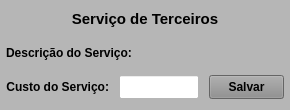
           <widget class="QWidget" name="widget_Terceiros" native="true">
            <property name="minimumSize">
             <size>
              <width>0</width>
              <height>110</height>
             </size>
            </property>
            <property name="maximumSize">
             <size>
              <width>16777215</width>
              <height>110</height>
             </size>
            </property>
            <property name="styleSheet">
             <string notr="true">background-color: rgb(182, 182, 182);</string>
            </property>
            <layout class="QVBoxLayout" name="verticalLayout_7">
             <property name="spacing">
              <number>1</number>
             </property>
             <property name="leftMargin">
              <number>1</number>
             </property>
             <property name="topMargin">
              <number>1</number>
             </property>
             <property name="rightMargin">
              <number>1</number>
             </property>
             <property name="bottomMargin">
              <number>3</number>
             </property>
             <item>
              <widget class="QWidget" name="widget_33" native="true">
               <property name="minimumSize">
                <size>
                 <width>0</width>
                 <height>30</height>
                </size>
               </property>
               <property name="maximumSize">
                <size>
                 <width>16777215</width>
                 <height>30</height>
                </size>
               </property>
               <layout class="QHBoxLayout" name="horizontalLayout_16" stretch="0">
                <property name="spacing">
                 <number>5</number>
                </property>
                <property name="leftMargin">
                 <number>5</number>
                </property>
                <property name="topMargin">
                 <number>3</number>
                </property>
                <property name="rightMargin">
                 <number>5</number>
                </property>
                <property name="bottomMargin">
                 <number>3</number>
                </property>
                <item>
                 <widget class="QLabel" name="label_70">
                  <property name="maximumSize">
                   <size>
                    <width>16777215</width>
                    <height>16777215</height>
                   </size>
                  </property>
                  <property name="font">
                   <font>
                    <pointsize>11</pointsize>
                    <weight>75</weight>
                    <bold>true</bold>
                   </font>
                  </property>
                  <property name="text">
                   <string>Serviço de Terceiros</string>
                  </property>
                  <property name="alignment">
                   <set>Qt::AlignCenter</set>
                  </property>
                 </widget>
                </item>
               </layout>
              </widget>
             </item>
             <item>
              <widget class="QWidget" name="widget_34" native="true">
               <property name="minimumSize">
                <size>
                 <width>0</width>
                 <height>30</height>
                </size>
               </property>
               <property name="maximumSize">
                <size>
                 <width>16777215</width>
                 <height>30</height>
                </size>
               </property>
               <layout class="QHBoxLayout" name="horizontalLayout_19">
                <property name="spacing">
                 <number>5</number>
                </property>
                <property name="leftMargin">
                 <number>5</number>
                </property>
                <property name="topMargin">
                 <number>3</number>
                </property>
                <property name="rightMargin">
                 <number>5</number>
                </property>
                <property name="bottomMargin">
                 <number>3</number>
                </property>
                <item>
                 <widget class="QLabel" name="label_71">
                  <property name="minimumSize">
                   <size>
                    <width>130</width>
                    <height>0</height>
                   </size>
                  </property>
                  <property name="maximumSize">
                   <size>
                    <width>130</width>
                    <height>16777215</height>
                   </size>
                  </property>
                  <property name="font">
                   <font>
                    <pointsize>9</pointsize>
                    <weight>75</weight>
                    <bold>true</bold>
                   </font>
                  </property>
                  <property name="text">
                   <string>Descrição do Serviço:</string>
                  </property>
                  <property name="alignment">
                   <set>Qt::AlignLeading|Qt::AlignLeft|Qt::AlignVCenter</set>
                  </property>
                 </widget>
                </item>
                <item>
                 <widget class="QLabel" name="label_Descricao_Servico">
                  <property name="font">
                   <font>
                    <pointsize>9</pointsize>
                    <weight>75</weight>
                    <bold>true</bold>
                   </font>
                  </property>
                  <property name="text">
                   <string/>
                  </property>
                  <property name="alignment">
                   <set>Qt::AlignRight|Qt::AlignTrailing|Qt::AlignVCenter</set>
                  </property>
                 </widget>
                </item>
               </layout>
              </widget>
             </item>
             <item>
              <widget class="QWidget" name="widget_Total_Servico" native="true">
               <property name="minimumSize">
                <size>
                 <width>0</width>
                 <height>30</height>
                </size>
               </property>
               <property name="maximumSize">
                <size>
                 <width>16777215</width>
                 <height>30</height>
                </size>
               </property>
               <property name="styleSheet">
                <string notr="true"/>
               </property>
               <layout class="QHBoxLayout" name="horizontalLayout_20">
                <property name="spacing">
                 <number>10</number>
                </property>
                <property name="leftMargin">
                 <number>5</number>
                </property>
                <property name="topMargin">
                 <number>3</number>
                </property>
                <property name="rightMargin">
                 <number>5</number>
                </property>
                <property name="bottomMargin">
                 <number>3</number>
                </property>
                <item>
                 <widget class="QLabel" name="label_72">
                  <property name="minimumSize">
                   <size>
                    <width>0</width>
                    <height>0</height>
                   </size>
                  </property>
                  <property name="maximumSize">
                   <size>
                    <width>16777215</width>
                    <height>16777215</height>
                   </size>
                  </property>
                  <property name="font">
                   <font>
                    <pointsize>9</pointsize>
                    <weight>75</weight>
                    <bold>true</bold>
                   </font>
                  </property>
                  <property name="text">
                   <string>Custo do Serviço:</string>
                  </property>
                  <property name="alignment">
                   <set>Qt::AlignRight|Qt::AlignTrailing|Qt::AlignVCenter</set>
                  </property>
                 </widget>
                </item>
                <item>
                 <widget class="QLineEdit" name="line_Valor_Servico">
                  <property name="sizePolicy">
                   <sizepolicy hsizetype="Preferred" vsizetype="Preferred">
                    <horstretch>0</horstretch>
                    <verstretch>0</verstretch>
                   </sizepolicy>
                  </property>
                  <property name="minimumSize">
                   <size>
                    <width>80</width>
                    <height>0</height>
                   </size>
                  </property>
                  <property name="maximumSize">
                   <size>
                    <width>80</width>
                    <height>16777215</height>
                   </size>
                  </property>
                  <property name="font">
                   <font>
                    <pointsize>9</pointsize>
                   </font>
                  </property>
                  <property name="styleSheet">
                   <string notr="true">background-color: rgb(255, 255, 255);</string>
                  </property>
                  <property name="alignment">
                   <set>Qt::AlignCenter</set>
                  </property>
                  <property name="placeholderText">
                   <string/>
                  </property>
                 </widget>
                </item>
                <item>
                 <widget class="QPushButton" name="btn_Salvar">
                  <property name="sizePolicy">
                   <sizepolicy hsizetype="Fixed" vsizetype="Preferred">
                    <horstretch>0</horstretch>
                    <verstretch>0</verstretch>
                   </sizepolicy>
                  </property>
                  <property name="maximumSize">
                   <size>
                    <width>75</width>
                    <height>16777215</height>
                   </size>
                  </property>
                  <property name="font">
                   <font>
                    <pointsize>9</pointsize>
                    <weight>75</weight>
                    <bold>true</bold>
                   </font>
                  </property>
                  <property name="cursor">
                   <cursorShape>PointingHandCursor</cursorShape>
                  </property>
                  <property name="layoutDirection">
                   <enum>Qt::LeftToRight</enum>
                  </property>
                  <property name="autoFillBackground">
                   <bool>false</bool>
                  </property>
                  <property name="styleSheet">
                   <string notr="true">background-color: rgb(141, 141, 141);</string>
                  </property>
                  <property name="text">
                   <string>Salvar</string>
                  </property>
                  <property name="checkable">
                   <bool>false</bool>
                  </property>
                  <property name="autoDefault">
                   <bool>false</bool>
                  </property>
                  <property name="default">
                   <bool>false</bool>
                  </property>
                  <property name="flat">
                   <bool>false</bool>
                  </property>
                 </widget>
                </item>
               </layout>
              </widget>
             </item>
            </layout>
           </widget>
